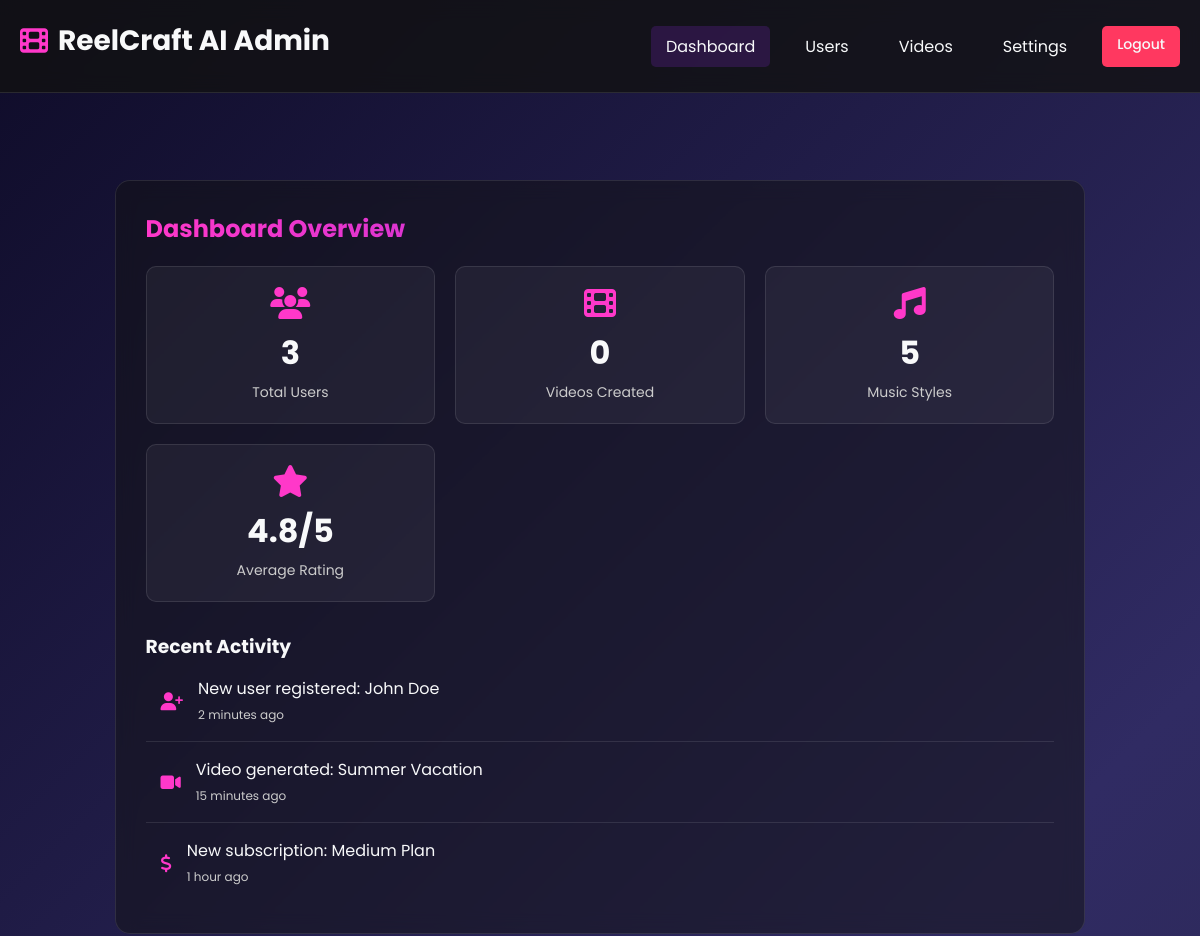
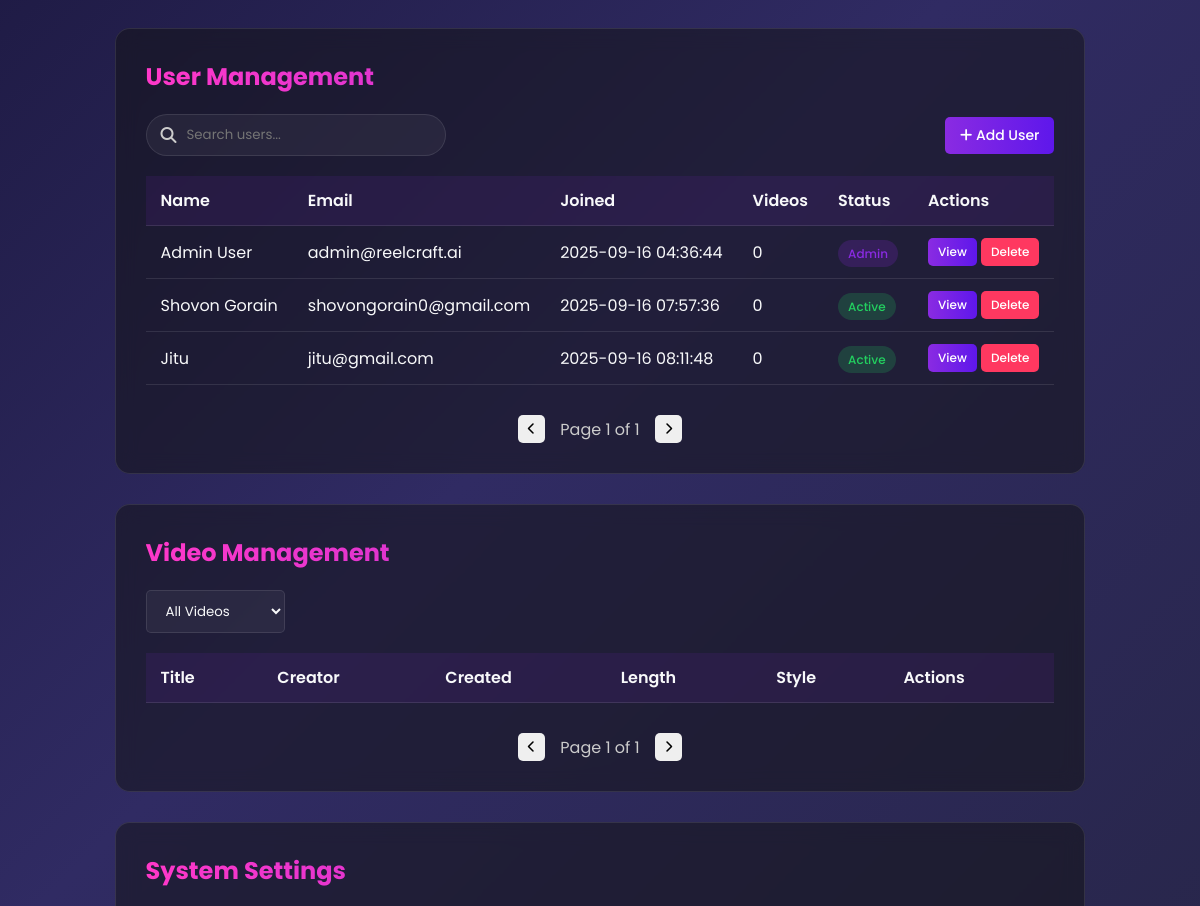
Page /admin (signed in, upper part) on the earlier database version (2 pictures, top to bottom).
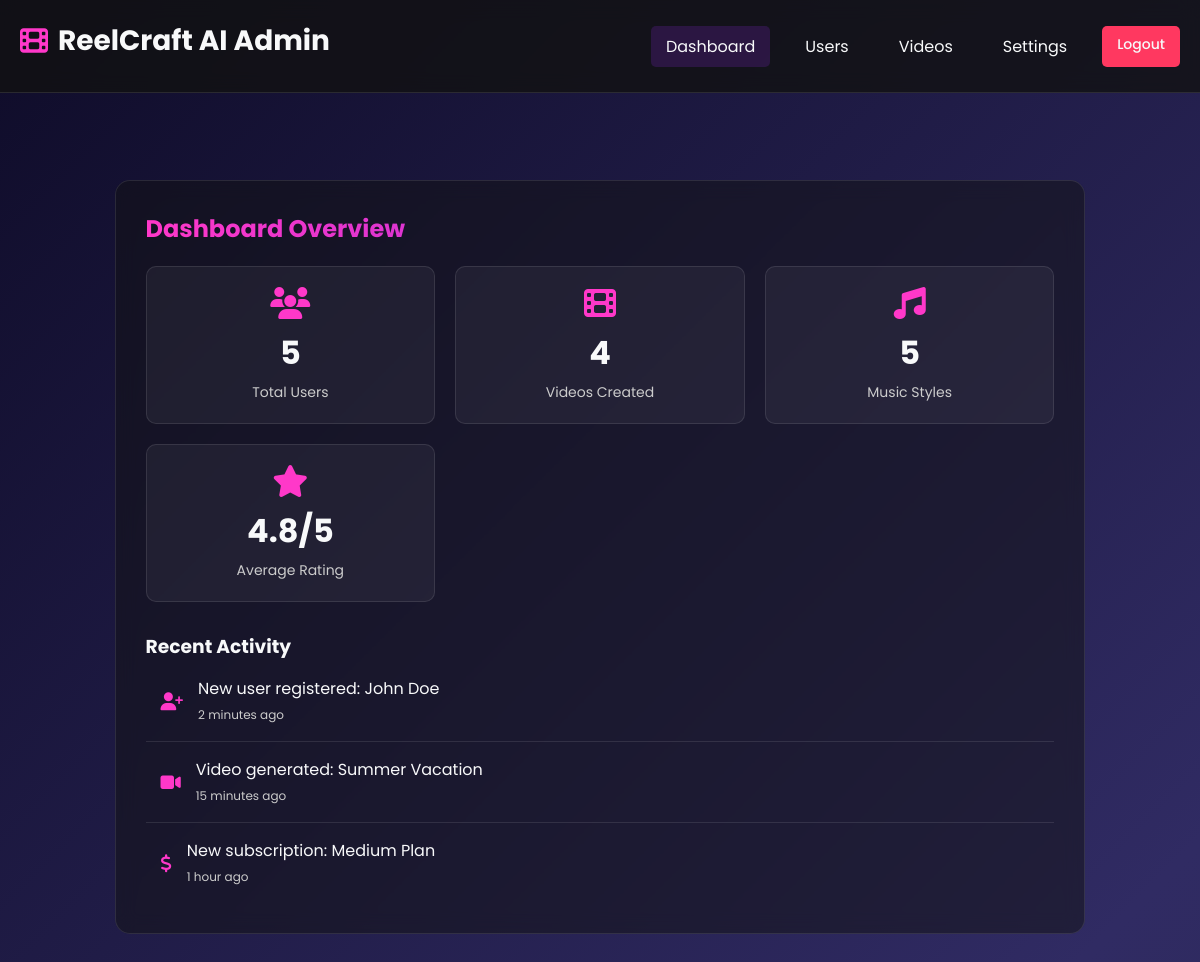
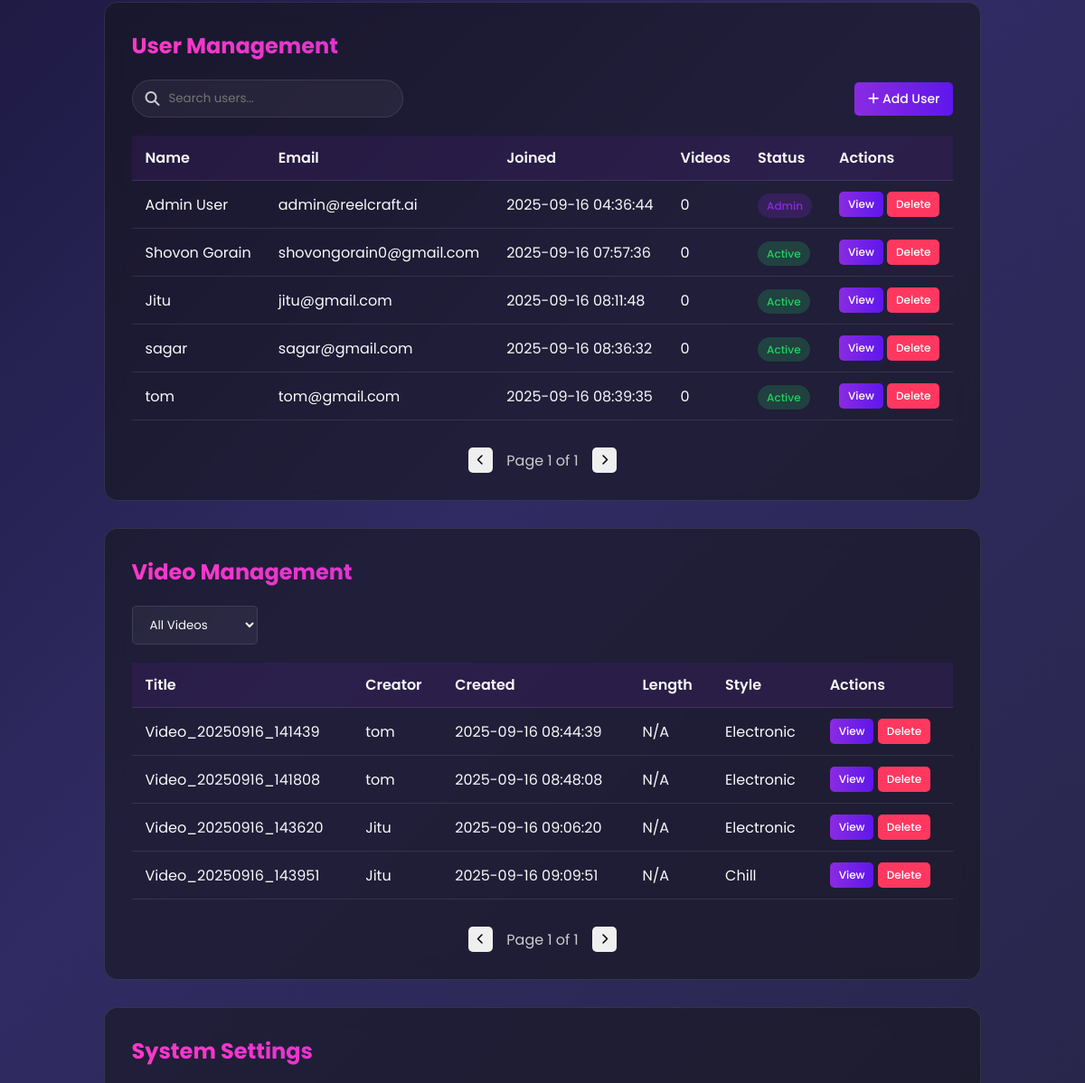
Same page on the later database version (2 pictures, top to bottom).
### tables this page shows
CREATE TABLE users (
            id INTEGER PRIMARY KEY AUTOINCREMENT,
            name TEXT NOT NULL,
            email TEXT UNIQUE NOT NULL,
            password TEXT NOT NULL,
            is_admin INTEGER DEFAULT 0,
            is_paid INTEGER DEFAULT 0,
            profile_image TEXT,
            created_at TIMESTAMP DEFAULT CURRENT_TIMESTAMP
        );

CREATE TABLE videos (
            id INTEGER PRIMARY KEY AUTOINCREMENT,
            user_id INTEGER NOT NULL,
            video_url TEXT NOT NULL,
            title TEXT,
            music_style TEXT NOT NULL,
            music_file TEXT,
            created_at TIMESTAMP DEFAULT CURRENT_TIMESTAMP,
            FOREIGN KEY (user_id) REFERENCES users (id)
        );

### app.py (the view)
@app.route('/admin')
@login_required
@admin_required
def admin_dashboard():
    try:
        users = get_all_users()
        videos = get_all_videos()
        total_users = len(users) if users else 0
        total_reels = len(videos) if videos else 0
        return render_template('admin.html', users=users, videos=videos,
                               total_users=total_users, total_reels=total_reels)
    except Exception as e:
        flash('Error accessing admin panel: ' + str(e))
        return redirect(url_for('index'))

### app.py (called while the page is built)
def login_required(f):
    @wraps(f)
    def decorated_function(*args, **kwargs):
        if 'user_id' not in session:
            flash('Please login to continue.')
            return redirect(url_for('auth'))
        return f(*args, **kwargs)
    return decorated_function

def admin_required(f):
    @wraps(f)
    def decorated_function(*args, **kwargs):
        if not session.get('is_admin', False):
            flash('Admin access required.')
            return redirect(url_for('index'))
        return f(*args, **kwargs)
    return decorated_function

### database.py (called while the page is built)
def get_db_connection():
    conn = sqlite3.connect('database.db')
    conn.row_factory = sqlite3.Row
    return conn

def get_all_users():
    conn = get_db_connection()
    users = conn.execute('SELECT * FROM users').fetchall()
    conn.close()
    return users

def get_all_videos():
    conn = get_db_connection()
    videos = conn.execute('''
        SELECT videos.*, users.name as user_name
        FROM videos
        JOIN users ON videos.user_id = users.id
    ''').fetchall()
    conn.close()
    return videos

### templates/admin.html (shortened to what this page needs)
{% extends "base.html" %}
{% block content %}
<div class="admin-panel" id="admin-panel">
    <div class="admin-header">
        <div class="auth-logo">
            <i class="fas fa-film"></i>
            <span>ReelCraft AI Admin</span>
        </div>
        <div class="admin-nav">
            <a href="#" class="admin-nav-link active" data-section="dashboard">Dashboard</a>
            <a href="#" class="admin-nav-link" data-section="users">Users</a>
            <a href="#" class="admin-nav-link" data-section="videos">Videos</a>
            <a href="#" class="admin-nav-link" data-section="settings">Settings</a>
            <a href="{{ url_for('logout') }}" id="logout-btn" class="btn-danger btn">Logout</a>
        </div>
    </div>
    <div class="admin-content">
        <div class="admin-section dashboard-section active">
            <h2>Dashboard Overview</h2>
            <div class="stats-grid">
                <div class="stat-card">
                    <i class="fas fa-users"></i>
                    <h3>{{ users|length }}</h3>
                    <p>Total Users</p>
                </div>
                <div class="stat-card">
                    <i class="fas fa-film"></i>
                    <h3>{{ videos|length }}</h3>
                    <p>Videos Created</p>
                </div>
                <div class="stat-card">
                    <i class="fas fa-music"></i>
                    <h3>5</h3>
                    <p>Music Styles</p>
                </div>
                <div class="stat-card">
                    <i class="fas fa-star"></i>
                    <h3>4.8/5</h3>
                    <p>Average Rating</p>
                </div>
            </div>
            <div class="recent-activity">
                <h3>Recent Activity</h3>
                <div class="activity-list">
                    <div class="activity-item">
                        <i class="fas fa-user-plus"></i>
                        <div class="activity-content">
                            <p>New user registered: John Doe</p>
                            <span>2 minutes ago</span>
                        </div>
                    </div>
                    <div class="activity-item">
                        <i class="fas fa-video"></i>
                        <div class="activity-content">
                            <p>Video generated: Summer Vacation</p>
                            <span>15 minutes ago</span>
                        </div>
                    </div>
                    <div class="activity-item">
                        <i class="fas fa-dollar-sign"></i>
                        <div class="activity-content">
                            <p>New subscription: Medium Plan</p>
                            <span>1 hour ago</span>
                        </div>
                    </div>
                </div>
            </div>
        </div>
        <div class="admin-section users-section">
            <h2>User Management</h2>
            <div class="admin-tools">
                <div class="search-box">
                    <input type="text" placeholder="Search users..." id="user-search">
                    <i class="fas fa-search"></i>
                </div>
                <button class="btn btn-primary" id="add-user-btn">
                    <i class="fas fa-plus"></i> Add User
                </button>
            </div>
            <table class="data-table">
                <thead>
                    <tr>
                        <th>Name</th>
                        <th>Email</th>
                        <th>Joined</th>
                        <th>Videos</th>
                        <th>Status</th>
                        <th>Actions</th>
                    </tr>
                </thead>
                <tbody>
                    {% for user in users %}
                    <tr>
                        <td>{{ user.name }}</td>
                        <td>{{ user.email }}</td>
                        <td>{{ user.created_at }}</td>
                        <td>{% if user.video_count %}{{ user.video_count }}{% else %}0{% endif %}</td>
                        <td>
                            <span class="status-badge {% if user.is_admin %}status-admin{% else %}status-active{% endif %}">
                                {% if user.is_admin %}Admin{% else %}Active{% endif %}
                            </span>
                        </td>
                        <td>
                            <button class="btn btn-primary btn-sm view-user" data-id="{{ user.id }}">View</button>
                            <button class="btn btn-danger btn-sm delete-user" data-id="{{ user.id }}">Delete</button>
                        </td>
                    </tr>
                    {% endfor %}
                </tbody>
            </table>
            <div class="pagination">
                <button class="btn btn-sm"><i class="fas fa-chevron-left"></i></button>
                <span class="page-info">Page 1 of 1</span>
                <button class="btn btn-sm"><i class="fas fa-chevron-right"></i></button>
            </div>
        </div>
        <div class="admin-section videos-section">
            <h2>Video Management</h2>
            <div class="admin-tools">
                <div class="filter-box">
                    <select id="video-filter">
                        <option value="all">All Videos</option>
                    </select>
                </div>
            </div>
            <table class="data-table">
                <thead>
                    <tr>
                        <th>Title</th>
                        <th>Creator</th>
                        <th>Created</th>
                        <th>Length</th>
                        <th>Style</th>
                        <th>Actions</th>
                    </tr>
                </thead>
                <tbody>
                    {% for video in videos %}
                    <tr>
                        <td>{{ video.title if video.title else "Untitled Video" }}</td>
                        <td>{{ video.user_name if video.user_name else "Unknown User" }}</td>
                        <td>{{ video.created_at }}</td>
                        <td>{{ video.length if video.length else "N/A" }}</td>
                        <td>{{ video.music_style if video.music_style else "Not specified" }}</td>
                        <td>
                            <button class="btn btn-primary btn-sm view-video" data-id="{{ video.id }}">View</button>
                            <button class="btn btn-danger btn-sm delete-video" data-id="{{ video.id }}">Delete</button>
                        </td>
                    </tr>
                    {% endfor %}
                </tbody>
            </table>
            <div class="pagination">
                <button class="btn btn-sm"><i class="fas fa-chevron-left"></i></button>
                <span class="page-info">Page 1 of 1</span>
                <button class="btn btn-sm"><i class="fas fa-chevron-right"></i></button>
            </div>
        </div>
        <div class="admin-section settings-section">
            <h2>System Settings</h2>
        </div>
    </div>
</div>
{% endblock %}

### templates/base.html (shortened to what this page needs)
<!DOCTYPE html>
<html lang="en">
<head>
    <link rel="stylesheet" href="https://cdnjs.cloudflare.com/ajax/libs/font-awesome/6.4.0/css/all.min.css">
    <link rel="stylesheet" href="{{ url_for('static', filename='css/style.css') }}">
</head>
<body>
    <div id="particles-js"></div>
    {% block content %}{% endblock %}
</body>
</html>

### static/css/style.css (style rules this page uses)
* { margin: 0; padding: 0; box-sizing: border-box; font-family: 'Poppins', sans-serif; }
:root { --primary: #8a2be2; --secondary: #5e17eb; --accent: #ff38c9; --dark: #121212; --light: #f8f9fa; --gray: #2d2d2d; --error: #ff3860; --success: #23d160; }
body { color: var(--light); min-height: 100vh; overflow-x: hidden; position: relative; }
#particles-js { position: fixed; width: 100%; height: 100%; top: 0; left: 0; z-index: -1; background: linear-gradient(135deg, #0f0c29, #302b63, #24243e); }
.btn { padding: 10px 20px; border-radius: 50px; font-weight: 600; cursor: pointer; transition: all 0.3s ease; border: none; outline: none; text-decoration: none; display: inline-block; text-align: center; }
.btn-primary { background: linear-gradient(90deg, var(--primary), var(--secondary)); color: white; padding: 12px 30px; font-size: 1.1rem; }
.auth-logo { display: flex; justify-content: center; align-items: center; gap: 10px; font-size: 28px; font-weight: 700; margin-bottom: 10px; color: var(--light); }
.auth-logo i { color: var(--accent); }
.admin-panel { display: grid; padding: 100px 20px; min-height: 100vh; }
.admin-header { background: rgba(18, 18, 18, 0.8); backdrop-filter: blur(10px); padding: 20px; position: fixed; top: 0; left: 0; right: 0; z-index: 100; display: flex; justify-content: space-between; align-items: center; border-bottom: 1px solid rgba(255, 255, 255, 0.1); }
.admin-nav { display: flex; gap: 20px; }
.admin-nav a { color: var(--light); text-decoration: none; transition: color 0.3s; }
.admin-content { max-width: 1200px; margin: 0 auto; padding-top: 80px; }
.admin-section { background: rgba(18, 18, 18, 0.5); backdrop-filter: blur(10px); border-radius: 15px; padding: 30px; margin-bottom: 30px; border: 1px solid rgba(255, 255, 255, 0.1); }
.admin-section h2 { font-size: 24px; margin-bottom: 20px; background: linear-gradient(90deg, #ff38c9, #8a2be2); -webkit-background-clip: text; -webkit-text-fill-color: transparent; }
.stats-grid { display: grid; grid-template-columns: repeat(auto-fit, minmax(250px, 1fr)); gap: 20px; margin-bottom: 30px; }
.stat-card { background: rgba(255, 255, 255, 0.05); border-radius: 10px; padding: 20px; text-align: center; border: 1px solid rgba(255, 255, 255, 0.1); }
.stat-card i { font-size: 2rem; color: var(--accent); margin-bottom: 10px; }
.stat-card h3 { font-size: 2rem; margin-bottom: 5px; }
.stat-card p { color: #ccc; font-size: 14px; }
.data-table { width: 100%; border-collapse: collapse; margin-top: 20px; }
.data-table th, .data-table td { padding: 12px 15px; text-align: left; border-bottom: 1px solid rgba(255, 255, 255, 0.1); }
.data-table th { background: rgba(138, 43, 226, 0.1); font-weight: 600; }
.btn { padding: 8px 15px; border-radius: 5px; font-weight: 500; cursor: pointer; transition: all 0.3s ease; border: none; font-size: 14px; }
.btn-primary { background: linear-gradient(90deg, var(--primary), var(--secondary)); color: white; }
.btn-danger { background: var(--error); color: white; }
.btn-sm { padding: 5px 10px; font-size: 12px; }

Differences in the rows shown:
added users: name "sagar", email "sagar@gmail.com", created_at "2025-09-16 08:36:32", is_admin "Active"
added users: name "tom", email "tom@gmail.com", created_at "2025-09-16 08:39:35", is_admin "Active"
added videos: title "Video_20250916_141439", name "tom", created_at "2025-09-16 08:44:39", length "N/A", music_style "Electronic"
added videos: title "Video_20250916_141808", name "tom", created_at "2025-09-16 08:48:08", length "N/A", music_style "Electronic"
added videos: title "Video_20250916_143620", name "Jitu", created_at "2025-09-16 09:06:20", length "N/A", music_style "Electronic"
added videos: title "Video_20250916_143951", name "Jitu", created_at "2025-09-16 09:09:51", length "N/A", music_style "Chill"
Other differences:
{{ users|length }}: "3" → "5"
{{ videos|length }}: "0" → "4"
